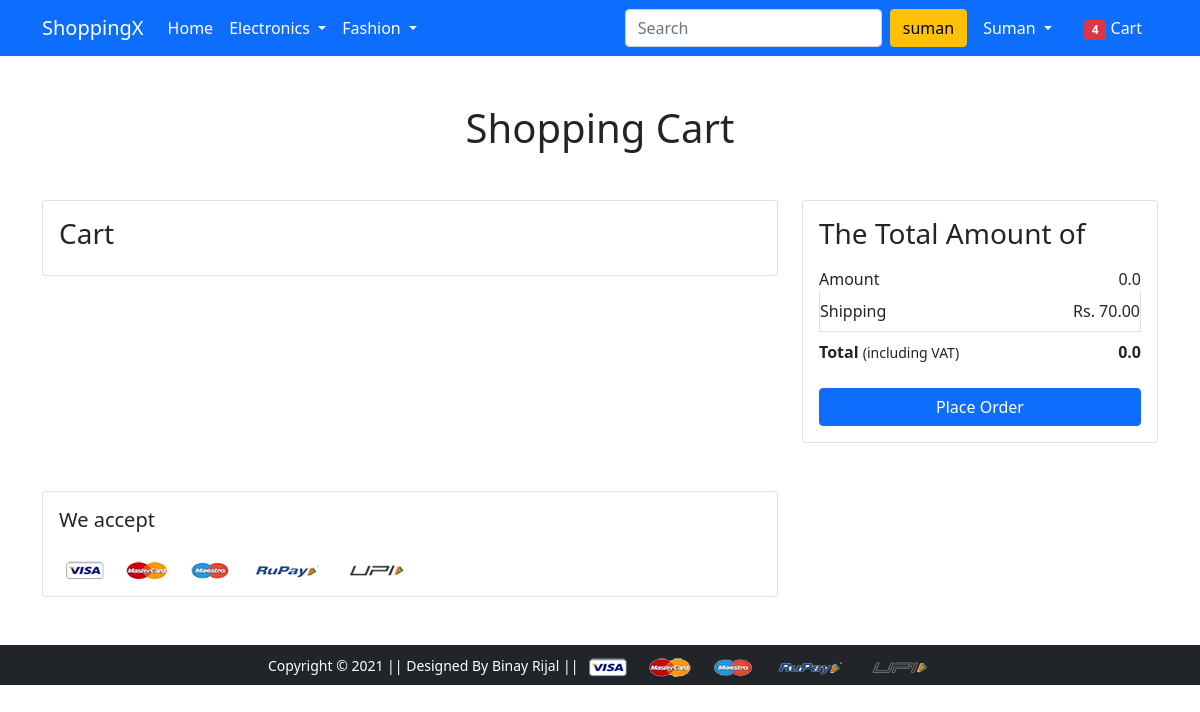
Before: /cart/ (signed in) with the older database file.
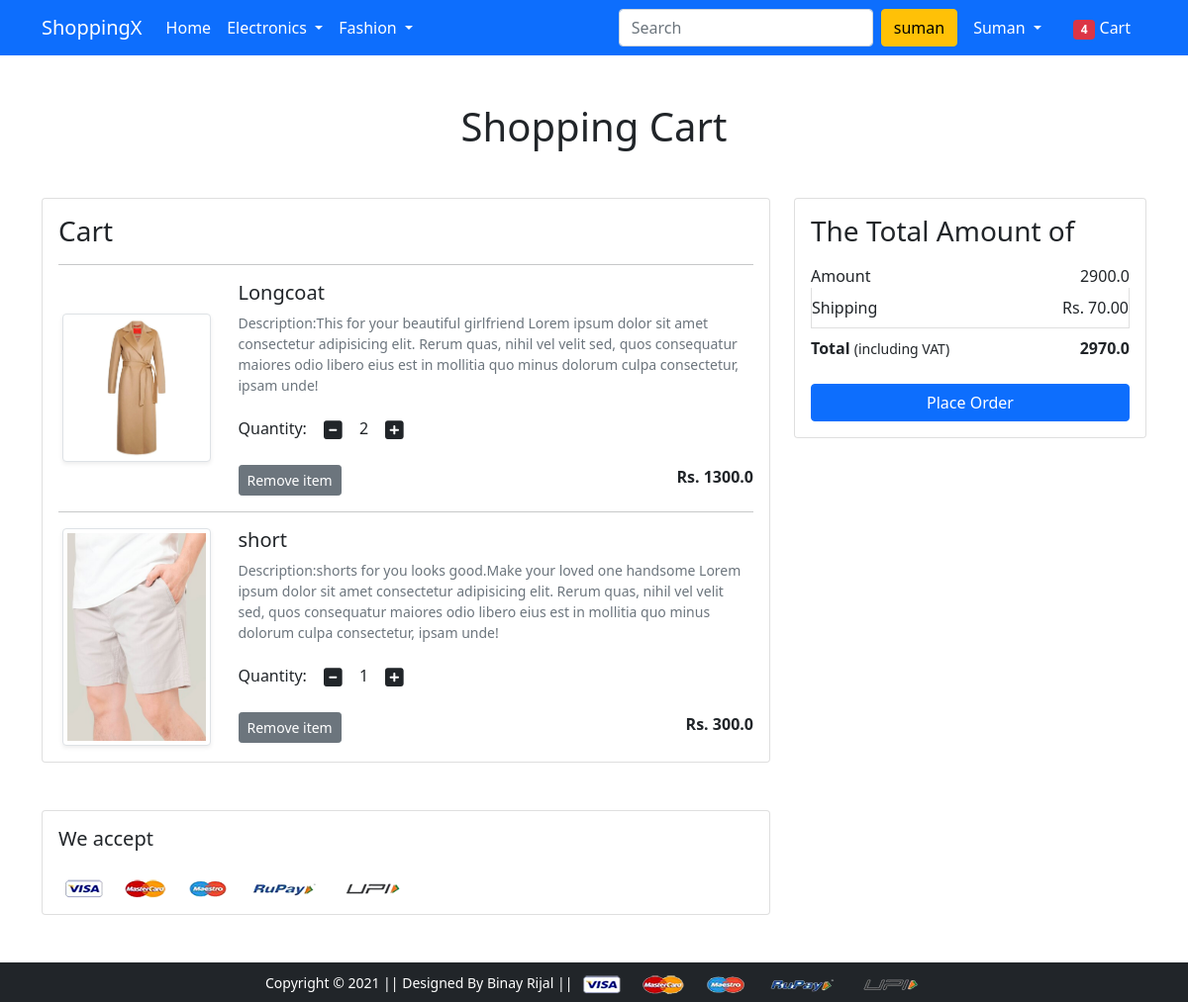
After: the same page with the newer database file.
### app/models.py (models this page shows, shortened)
class Cart(models.Model):
    user=models.ForeignKey(User,on_delete=models.CASCADE)
    product=models.ForeignKey(Product,on_delete=models.CASCADE)
    quantity=models.PositiveIntegerField(default=1)

class Product(models.Model):
    title=models.CharField(max_length=100)
    selling_price=models.FloatField()
    discounted_price=models.FloatField()
    description=models.TextField()
    brand=models.CharField(max_length=50)
    category=models.CharField(choices=CATEGORY_CHOICES,max_length=2)
    product_image=models.ImageField(upload_to='productimg')
    @property
    def lastprice(self):
        return self.selling_price-self.discounted_price

### app/views.py (the view)
# urls.py: path('cart/',views.show_cart,name='showcart'),
def show_cart(request):
 if request.user.is_authenticated:
  user=request.user
  cart=Cart.objects.filter(user=user)
  amount=0.0
  shipping=70.0
  total_amount=0.0
  product_cart=[p for p in Cart.objects.all() if p.user==request.user]
  if product_cart:
   for p in product_cart:
    price=p.product.selling_price-p.product.discounted_price
    tempamount=(p.quantity*price)
    amount=amount+tempamount
   total_amount=amount+shipping
  return render(request,'app/addtocart.html',{'carts':cart,'amount':amount,'total_amount':total_amount})

### app/templates/app/addtocart.html (shortened to what this page needs)
{% extends 'app/base.html' %}
{% load static %}
{% block main-content %}
<div class="container my-5">
 <div class="row">
  <h1 class="text-center mb-5">Shopping Cart</h1>
  <div class="col-sm-8">
  <div class="card">
   <div class="card-body">
    <h3>Cart</h3>
    {%for cart in carts%}
    <hr>
    <div class="row">
     <div class="col-sm-3 text-center align-self-center"><img src="{{cart.product.product_image.url}}" alt="" srcset="" class="img-fluid img-thumbnail shadow-sm" height="150" width="150"></div>
     <div class="col-sm-9">
      <div>
       <h5>{{cart.product.title}}</h5>
       <p class="mb-2 text-muted small">Description:{{cart.product.description}} Lorem ipsum dolor sit amet consectetur adipisicing elit. Rerum quas, nihil vel velit sed, quos consequatur maiores odio libero eius est in mollitia quo minus dolorum culpa consectetur, ipsam unde!</p>
       <div class="my-3">
        <label for="quantity">Quantity:</label>
        <a class="minus-cart btn" pid="{{cart.product.id}}"><i class="fas fa-minus-square fa-lg"></i></a>
          <span id="quantity">{{cart.quantity}}</span>
        <a class="plus-cart btn" pid="{{cart.product.id}}"><i class="fas fa-plus-square fa-lg"></i></a>
       </div>
        <div class="d-flex justify-content-between">
         <a href="#" class="btn btn-sm btn-secondary mr-3 remove-cart" pid="{{cart.product.id}}">Remove item </a>
         <p class="mb-0"><span><strong>Rs. {{cart.product.lastprice}}</strong></span></p>
        </div>
       </div>
      </div>
     </div>
    {%endfor%}
   </div>
   </div>
  </div>
  <div class="col-sm-4">
   <div class="card">
    <div class="card-body">
      <h3>The Total Amount of</h3>
      <ul class="list-group">
       <li class="list-group-item d-flex justify-content-between align-items-center border-0 px-0 pb-0">Amount<span><span id="amount">{{amount}}</span></span></li>
       <li class="list-group-item d-flex justify-content-between align-items-center px-0">Shipping<span>Rs. 70.00</span></li>
       <li class="list-group-item d-flex justify-content-between align-items-center border-0 px-0 mb-3">
        <div>
           <strong>Total</strong> <small>(including VAT)</small>
         </div>
         <span><strong><strong id="totalamount">{{total_amount}}</strong></strong></span>
       </li>
      </ul>
      <div class="d-grid"><a href="{% url 'checkout' %}" class="btn btn-primary">Place Order</a></div>
    </div>
   </div>
  </div>
 </div>
</div>
<div class="container">
 <div class="row">
  <div class="col-sm-8">
   <div class="card">
    <div class="card-body">
      <h5 class="mb-4">We accept</h5>
      <img src="{% static 'app/images/payment.png' %}" alt="" class="img-fluid">
    </div>
  </div>
  </div>
 </div>
</div>
{% endblock main-content %}

Changed rows visible on the page:
added Cart: product.product_image (picture), product "Longcoat", product.description "This for your beautiful girlfriend", quantity "2", product.lastprice "1300.0"
added Cart: product.product_image (picture), product "short", product.description "shorts for you looks good.Make your loved one handsome", quantity "1", product.lastprice "300.0"
Other visible differences:
{{ amount }}: "0.0" → "2900.0"
{{ total_amount }}: "0.0" → "2970.0"
